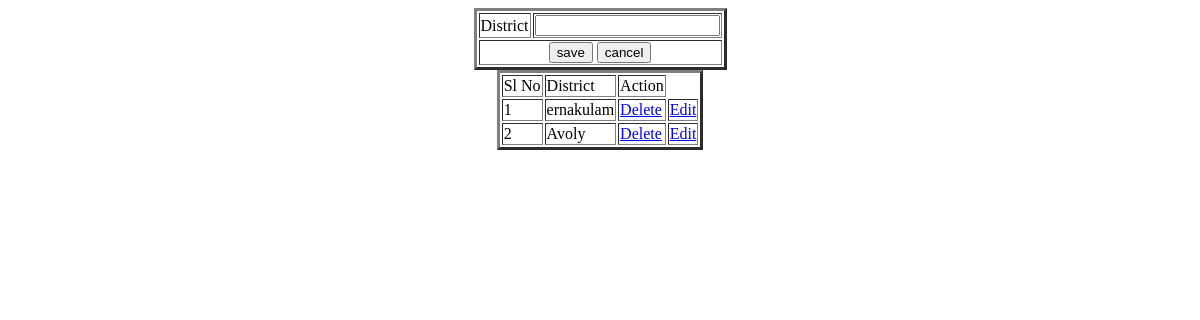
The page /web/district/ on the database as committed earlier.
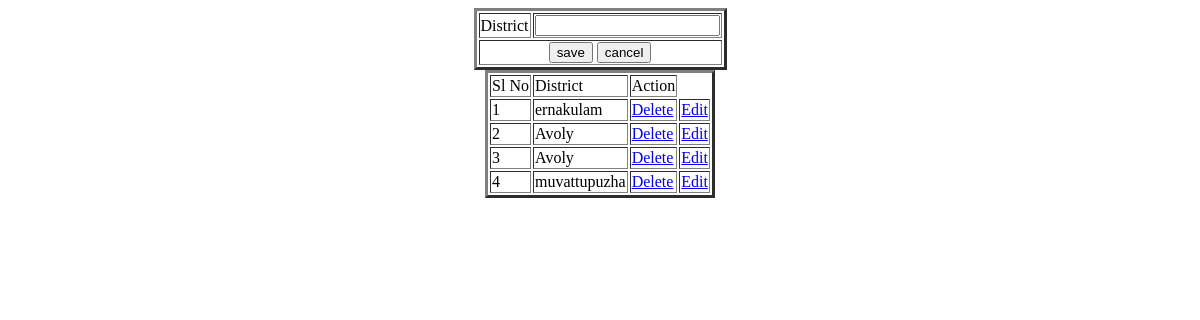
The same page on the database as committed later.
### Admin/models.py (models this page shows)
class tbl_district(models.Model):
    district_name=models.CharField(max_length=20)

### Admin/views.py (the view)
# urls.py: path("district/",views.district,name="district"),
def district(request):
    districtdata=tbl_district.objects.all()
    if request.method=="POST":
        tbl_district.objects.create(district_name=request.POST.get("dst")),
        return render(request,"Admin/district.html",{"district": districtdata})
    else:
        return render(request,"Admin/district.html",{"district": districtdata})

### Admin/Templates/Admin/district.html (shortened to what this page needs)
<html>
    <body>
        <form method="POST">
            <table border="3" align="center">
                <tr>
                    <td>District</td>
                    <td><input type="text" name="dst" value="{{edit.district_name}}"></td>
                </tr>
                <tr>
                    <td colspan="2" align="center">
                        <input type="submit" value="save" name="txtsave">
                        <input type="reset" value="cancel" name="txtcancel">
                    </td>
                </tr>
                </table>
                <table align="center" border="3">
                <tr>
                    <td>Sl No</td>
                    <td>District</td>
                    <td>Action</td>
                </tr>
                {%for i in district%}
                <tr>
                    <td>{{forloop.counter}}</td>
                    <td>{{i.district_name}}</td>
                    <td><a href=  {% url 'webadmin:deldistrict' i.id %}>Delete</a></td>
                    <td><a href=  {% url 'webadmin:editdistrict' i.id %}>Edit</a></td>
                </tr>
            {%endfor%}
            </table>
        </form>
    </body>
</html>

Rows that differ between the two databases and show on the page:
added tbl_district: district_name "Avoly"
added tbl_district: district_name "muvattupuzha"
